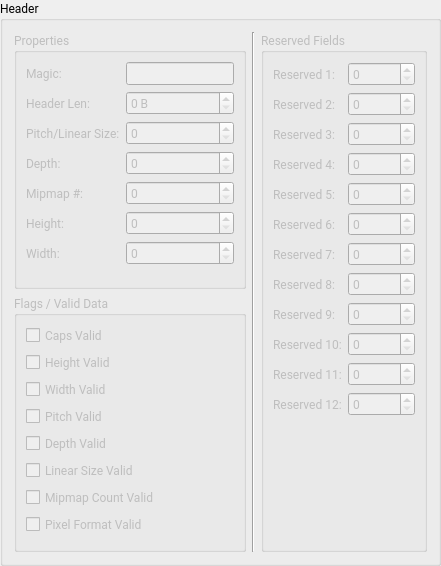
        <widget class="QGroupBox" name="groupBox">
         <property name="font">
          <font>
           <family>Roboto</family>
           <pointsize>9</pointsize>
          </font>
         </property>
         <property name="title">
          <string>Header</string>
         </property>
         <layout class="QHBoxLayout" name="horizontalLayout_42">
          <item>
           <layout class="QVBoxLayout" name="verticalLayout_12">
            <item>
             <layout class="QHBoxLayout" name="horizontalLayout_38">
              <item>
               <layout class="QVBoxLayout" name="verticalLayout_2">
                <item>
                 <widget class="QGroupBox" name="groupBox_11">
                  <property name="enabled">
                   <bool>false</bool>
                  </property>
                  <property name="title">
                   <string>Properties</string>
                  </property>
                  <layout class="QFormLayout" name="formLayout_2">
                   <item row="0" column="0">
                    <widget class="QLabel" name="label">
                     <property name="font">
                      <font>
                       <family>Roboto</family>
                       <pointsize>9</pointsize>
                      </font>
                     </property>
                     <property name="text">
                      <string>Magic:</string>
                     </property>
                    </widget>
                   </item>
                   <item row="0" column="1">
                    <widget class="QLineEdit" name="lineEdit_Magic">
                     <property name="enabled">
                      <bool>false</bool>
                     </property>
                     <property name="font">
                      <font>
                       <family>Roboto</family>
                       <pointsize>9</pointsize>
                      </font>
                     </property>
                    </widget>
                   </item>
                   <item row="1" column="0">
                    <widget class="QLabel" name="label_2">
                     <property name="font">
                      <font>
                       <family>Roboto</family>
                       <pointsize>9</pointsize>
                      </font>
                     </property>
                     <property name="text">
                      <string>Header Len:</string>
                     </property>
                    </widget>
                   </item>
                   <item row="1" column="1">
                    <widget class="QSpinBox" name="spinBox_Size">
                     <property name="enabled">
                      <bool>false</bool>
                     </property>
                     <property name="font">
                      <font>
                       <family>Roboto</family>
                       <pointsize>9</pointsize>
                      </font>
                     </property>
                     <property name="suffix">
                      <string> B</string>
                     </property>
                     <property name="maximum">
                      <number>1000000000</number>
                     </property>
                    </widget>
                   </item>
                   <item row="2" column="0">
                    <widget class="QLabel" name="label_6">
                     <property name="font">
                      <font>
                       <family>Roboto</family>
                       <pointsize>9</pointsize>
                      </font>
                     </property>
                     <property name="text">
                      <string>Pitch/Linear Size:</string>
                     </property>
                    </widget>
                   </item>
                   <item row="3" column="0">
                    <widget class="QLabel" name="label_7">
                     <property name="font">
                      <font>
                       <family>Roboto</family>
                       <pointsize>9</pointsize>
                      </font>
                     </property>
                     <property name="text">
                      <string>Depth:</string>
                     </property>
                    </widget>
                   </item>
                   <item row="3" column="1">
                    <widget class="QSpinBox" name="spinBox_Depth">
                     <property name="enabled">
                      <bool>false</bool>
                     </property>
                     <property name="font">
                      <font>
                       <family>Roboto</family>
                       <pointsize>9</pointsize>
                      </font>
                     </property>
                     <property name="maximum">
                      <number>1000000000</number>
                     </property>
                    </widget>
                   </item>
                   <item row="4" column="0">
                    <widget class="QLabel" name="label_19">
                     <property name="font">
                      <font>
                       <family>Roboto</family>
                       <pointsize>9</pointsize>
                      </font>
                     </property>
                     <property name="text">
                      <string>Mipmap #:</string>
                     </property>
                    </widget>
                   </item>
                   <item row="4" column="1">
                    <widget class="QSpinBox" name="spinBox_MipmapCount">
                     <property name="enabled">
                      <bool>false</bool>
                     </property>
                     <property name="font">
                      <font>
                       <family>Roboto</family>
                       <pointsize>9</pointsize>
                      </font>
                     </property>
                     <property name="maximum">
                      <number>1000000000</number>
                     </property>
                    </widget>
                   </item>
                   <item row="5" column="0">
                    <widget class="QLabel" name="label_5">
                     <property name="font">
                      <font>
                       <family>Roboto</family>
                       <pointsize>9</pointsize>
                      </font>
                     </property>
                     <property name="text">
                      <string>Height:</string>
                     </property>
                    </widget>
                   </item>
                   <item row="5" column="1">
                    <widget class="QSpinBox" name="spinBox_Height">
                     <property name="enabled">
                      <bool>false</bool>
                     </property>
                     <property name="font">
                      <font>
                       <family>Roboto</family>
                       <pointsize>9</pointsize>
                      </font>
                     </property>
                     <property name="maximum">
                      <number>1000000000</number>
                     </property>
                    </widget>
                   </item>
                   <item row="6" column="0">
                    <widget class="QLabel" name="label_4">
                     <property name="font">
                      <font>
                       <family>Roboto</family>
                       <pointsize>9</pointsize>
                      </font>
                     </property>
                     <property name="text">
                      <string>Width:</string>
                     </property>
                    </widget>
                   </item>
                   <item row="6" column="1">
                    <widget class="QSpinBox" name="spinBox_Width">
                     <property name="enabled">
                      <bool>false</bool>
                     </property>
                     <property name="font">
                      <font>
                       <family>Roboto</family>
                       <pointsize>9</pointsize>
                      </font>
                     </property>
                     <property name="maximum">
                      <number>1000000000</number>
                     </property>
                    </widget>
                   </item>
                   <item row="2" column="1">
                    <widget class="QSpinBox" name="spinBox_PLSize">
                     <property name="enabled">
                      <bool>false</bool>
                     </property>
                     <property name="font">
                      <font>
                       <family>Roboto</family>
                       <pointsize>9</pointsize>
                      </font>
                     </property>
                     <property name="maximum">
                      <number>1000000000</number>
                     </property>
                    </widget>
                   </item>
                  </layout>
                 </widget>
                </item>
                <item>
                 <widget class="QGroupBox" name="groupBox_6">
                  <property name="enabled">
                   <bool>false</bool>
                  </property>
                  <property name="title">
                   <string>Flags / Valid Data</string>
                  </property>
                  <layout class="QVBoxLayout" name="verticalLayout_13">
                   <item>
                    <widget class="QCheckBox" name="checkBox_CapsValid">
                     <property name="sizePolicy">
                      <sizepolicy hsizetype="Ignored" vsizetype="Fixed">
                       <horstretch>0</horstretch>
                       <verstretch>0</verstretch>
                      </sizepolicy>
                     </property>
                     <property name="text">
                      <string>Caps Valid</string>
                     </property>
                    </widget>
                   </item>
                   <item>
                    <widget class="QCheckBox" name="checkBox_HeightValid">
                     <property name="sizePolicy">
                      <sizepolicy hsizetype="Ignored" vsizetype="Fixed">
                       <horstretch>0</horstretch>
                       <verstretch>0</verstretch>
                      </sizepolicy>
                     </property>
                     <property name="text">
                      <string>Height Valid</string>
                     </property>
                    </widget>
                   </item>
                   <item>
                    <widget class="QCheckBox" name="checkBox_WidthValid">
                     <property name="sizePolicy">
                      <sizepolicy hsizetype="Ignored" vsizetype="Fixed">
                       <horstretch>0</horstretch>
                       <verstretch>0</verstretch>
                      </sizepolicy>
                     </property>
                     <property name="text">
                      <string>Width Valid</string>
                     </property>
                    </widget>
                   </item>
                   <item>
                    <widget class="QCheckBox" name="checkBox_PitchValid">
                     <property name="sizePolicy">
                      <sizepolicy hsizetype="Ignored" vsizetype="Fixed">
                       <horstretch>0</horstretch>
                       <verstretch>0</verstretch>
                      </sizepolicy>
                     </property>
                     <property name="text">
                      <string>Pitch Valid</string>
                     </property>
                    </widget>
                   </item>
                   <item>
                    <widget class="QCheckBox" name="checkBox_DepthValid">
                     <property name="sizePolicy">
                      <sizepolicy hsizetype="Ignored" vsizetype="Fixed">
                       <horstretch>0</horstretch>
                       <verstretch>0</verstretch>
                      </sizepolicy>
                     </property>
                     <property name="text">
                      <string>Depth Valid</string>
                     </property>
                    </widget>
                   </item>
                   <item>
                    <widget class="QCheckBox" name="checkBox_LinearSizeValid">
                     <property name="sizePolicy">
                      <sizepolicy hsizetype="Ignored" vsizetype="Fixed">
                       <horstretch>0</horstretch>
                       <verstretch>0</verstretch>
                      </sizepolicy>
                     </property>
                     <property name="text">
                      <string>Linear Size Valid</string>
                     </property>
                    </widget>
                   </item>
                   <item>
                    <widget class="QCheckBox" name="checkBox_MipmapCountValid">
                     <property name="sizePolicy">
                      <sizepolicy hsizetype="Ignored" vsizetype="Fixed">
                       <horstretch>0</horstretch>
                       <verstretch>0</verstretch>
                      </sizepolicy>
                     </property>
                     <property name="text">
                      <string>Mipmap Count Valid</string>
                     </property>
                    </widget>
                   </item>
                   <item>
                    <widget class="QCheckBox" name="checkBox_PFValid">
                     <property name="sizePolicy">
                      <sizepolicy hsizetype="Ignored" vsizetype="Fixed">
                       <horstretch>0</horstretch>
                       <verstretch>0</verstretch>
                      </sizepolicy>
                     </property>
                     <property name="text">
                      <string>Pixel Format Valid</string>
                     </property>
                    </widget>
                   </item>
                  </layout>
                 </widget>
                </item>
               </layout>
              </item>
              <item>
               <widget class="Line" name="line">
                <property name="font">
                 <font>
                  <family>Roboto</family>
                  <pointsize>9</pointsize>
                 </font>
                </property>
                <property name="orientation">
                 <enum>Qt::Orientation::Vertical</enum>
                </property>
               </widget>
              </item>
              <item>
               <layout class="QVBoxLayout" name="verticalLayout_5">
                <item>
                 <widget class="QGroupBox" name="groupBox_10">
                  <property name="enabled">
                   <bool>false</bool>
                  </property>
                  <property name="title">
                   <string>Reserved Fields</string>
                  </property>
                  <layout class="QFormLayout" name="formLayout">
                   <item row="0" column="0">
                    <widget class="QLabel" name="label_8">
                     <property name="font">
                      <font>
                       <family>Roboto</family>
                       <pointsize>9</pointsize>
                      </font>
                     </property>
                     <property name="text">
                      <string>Reserved 1:</string>
                     </property>
                    </widget>
                   </item>
                   <item row="0" column="1">
                    <widget class="QSpinBox" name="spinBox_Res1">
                     <property name="enabled">
                      <bool>false</bool>
                     </property>
                     <property name="font">
                      <font>
                       <family>Roboto</family>
                       <pointsize>9</pointsize>
                      </font>
                     </property>
                     <property name="maximum">
                      <number>1000000000</number>
                     </property>
                    </widget>
                   </item>
                   <item row="1" column="0">
                    <widget class="QLabel" name="label_12">
                     <property name="font">
                      <font>
                       <family>Roboto</family>
                       <pointsize>9</pointsize>
                      </font>
                     </property>
                     <property name="text">
                      <string>Reserved 2:</string>
                     </property>
                    </widget>
                   </item>
                   <item row="1" column="1">
                    <widget class="QSpinBox" name="spinBox_Res2">
                     <property name="enabled">
                      <bool>false</bool>
                     </property>
                     <property name="font">
                      <font>
                       <family>Roboto</family>
                       <pointsize>9</pointsize>
                      </font>
                     </property>
                     <property name="maximum">
                      <number>1000000000</number>
                     </property>
                    </widget>
                   </item>
                   <item row="2" column="0">
                    <widget class="QLabel" name="label_9">
                     <property name="font">
                      <font>
                       <family>Roboto</family>
                       <pointsize>9</pointsize>
                      </font>
                     </property>
                     <property name="text">
                      <string>Reserved 3:</string>
                     </property>
                    </widget>
                   </item>
                   <item row="2" column="1">
                    <widget class="QSpinBox" name="spinBox_Res3">
                     <property name="enabled">
                      <bool>false</bool>
                     </property>
                     <property name="font">
                      <font>
                       <family>Roboto</family>
                       <pointsize>9</pointsize>
                      </font>
                     </property>
                     <property name="maximum">
                      <number>1000000000</number>
                     </property>
                    </widget>
                   </item>
                   <item row="3" column="0">
                    <widget class="QLabel" name="label_10">
                     <property name="font">
                      <font>
                       <family>Roboto</family>
                       <pointsize>9</pointsize>
                      </font>
                     </property>
                     <property name="text">
                      <string>Reserved 4:</string>
                     </property>
                    </widget>
                   </item>
                   <item row="3" column="1">
                    <widget class="QSpinBox" name="spinBox_Res4">
                     <property name="enabled">
                      <bool>false</bool>
                     </property>
                     <property name="font">
                      <font>
                       <family>Roboto</family>
                       <pointsize>9</pointsize>
                      </font>
                     </property>
                     <property name="maximum">
                      <number>1000000000</number>
                     </property>
                    </widget>
                   </item>
                   <item row="4" column="0">
                    <widget class="QLabel" name="label_11">
                     <property name="font">
                      <font>
                       <family>Roboto</family>
                       <pointsize>9</pointsize>
                      </font>
                     </property>
                     <property name="text">
                      <string>Reserved 5:</string>
                     </property>
                    </widget>
                   </item>
                   <item row="4" column="1">
                    <widget class="QSpinBox" name="spinBox_Res5">
                     <property name="enabled">
                      <bool>false</bool>
                     </property>
                     <property name="font">
                      <font>
                       <family>Roboto</family>
                       <pointsize>9</pointsize>
                      </font>
                     </property>
                     <property name="maximum">
                      <number>1000000000</number>
                     </property>
                    </widget>
                   </item>
                   <item row="5" column="0">
                    <widget class="QLabel" name="label_18">
                     <property name="font">
                      <font>
                       <family>Roboto</family>
                       <pointsize>9</pointsize>
                      </font>
                     </property>
                     <property name="text">
                      <string>Reserved 6:</string>
                     </property>
                    </widget>
                   </item>
                   <item row="5" column="1">
                    <widget class="QSpinBox" name="spinBox_Res6">
                     <property name="enabled">
                      <bool>false</bool>
                     </property>
                     <property name="font">
                      <font>
                       <family>Roboto</family>
                       <pointsize>9</pointsize>
                      </font>
                     </property>
                     <property name="maximum">
                      <number>1000000000</number>
                     </property>
                    </widget>
                   </item>
                   <item row="6" column="0">
                    <widget class="QLabel" name="label_17">
                     <property name="font">
                      <font>
                       <family>Roboto</family>
                       <pointsize>9</pointsize>
                      </font>
                     </property>
                     <property name="text">
                      <string>Reserved 7:</string>
                     </property>
                    </widget>
                   </item>
                   <item row="6" column="1">
                    <widget class="QSpinBox" name="spinBox_Res7">
                     <property name="enabled">
                      <bool>false</bool>
                     </property>
                     <property name="font">
                      <font>
                       <family>Roboto</family>
                       <pointsize>9</pointsize>
                      </font>
                     </property>
                     <property name="maximum">
                      <number>1000000000</number>
                     </property>
                    </widget>
                   </item>
                   <item row="7" column="0">
                    <widget class="QLabel" name="label_13">
                     <property name="font">
                      <font>
                       <family>Roboto</family>
                       <pointsize>9</pointsize>
                      </font>
                     </property>
                     <property name="text">
                      <string>Reserved 8:</string>
                     </property>
                    </widget>
                   </item>
                   <item row="7" column="1">
                    <widget class="QSpinBox" name="spinBox_Res8">
                     <property name="enabled">
                      <bool>false</bool>
                     </property>
                     <property name="font">
                      <font>
                       <family>Roboto</family>
                       <pointsize>9</pointsize>
                      </font>
                     </property>
                     <property name="maximum">
                      <number>1000000000</number>
                     </property>
                    </widget>
                   </item>
                   <item row="8" column="0">
                    <widget class="QLabel" name="label_14">
                     <property name="font">
                      <font>
                       <family>Roboto</family>
                       <pointsize>9</pointsize>
                      </font>
                     </property>
                     <property name="text">
                      <string>Reserved 9:</string>
                     </property>
                    </widget>
                   </item>
                   <item row="8" column="1">
                    <widget class="QSpinBox" name="spinBox_Res9">
                     <property name="enabled">
                      <bool>false</bool>
                     </property>
                     <property name="font">
                      <font>
                       <family>Roboto</family>
                       <pointsize>9</pointsize>
                      </font>
                     </property>
                     <property name="maximum">
                      <number>1000000000</number>
                     </property>
                    </widget>
                   </item>
                   <item row="9" column="0">
                    <widget class="QLabel" name="label_15">
                     <property name="font">
                      <font>
                       <family>Roboto</family>
                       <pointsize>9</pointsize>
                      </font>
                     </property>
                     <property name="text">
                      <string>Reserved 10:</string>
                     </property>
                    </widget>
                   </item>
                   <item row="9" column="1">
                    <widget class="QSpinBox" name="spinBox_Res10">
                     <property name="enabled">
                      <bool>false</bool>
                     </property>
                     <property name="font">
                      <font>
                       <family>Roboto</family>
                       <pointsize>9</pointsize>
                      </font>
                     </property>
                     <property name="maximum">
                      <number>1000000000</number>
                     </property>
                    </widget>
                   </item>
                   <item row="10" column="0">
                    <widget class="QLabel" name="label_16">
                     <property name="font">
                      <font>
                       <family>Roboto</family>
                       <pointsize>9</pointsize>
                      </font>
                     </property>
                     <property name="text">
                      <string>Reserved 11:</string>
                     </property>
                    </widget>
                   </item>
                   <item row="10" column="1">
                    <widget class="QSpinBox" name="spinBox_Res11">
                     <property name="enabled">
                      <bool>false</bool>
                     </property>
                     <property name="font">
                      <font>
                       <family>Roboto</family>
                       <pointsize>9</pointsize>
                      </font>
                     </property>
                     <property name="maximum">
                      <number>1000000000</number>
                     </property>
                    </widget>
                   </item>
                   <item row="11" column="0">
                    <widget class="QLabel" name="label_37">
                     <property name="font">
                      <font>
                       <family>Roboto</family>
                       <pointsize>9</pointsize>
                      </font>
                     </property>
                     <property name="text">
                      <string>Reserved 12:</string>
                     </property>
                    </widget>
                   </item>
                   <item row="11" column="1">
                    <widget class="QSpinBox" name="spinBox_Res12">
                     <property name="enabled">
                      <bool>false</bool>
                     </property>
                     <property name="font">
                      <font>
                       <family>Roboto</family>
                       <pointsize>9</pointsize>
                      </font>
                     </property>
                     <property name="maximum">
                      <number>1000000000</number>
                     </property>
                    </widget>
                   </item>
                   <item row="12" column="0" colspan="2">
                    <spacer name="verticalSpacer">
                     <property name="orientation">
                      <enum>Qt::Orientation::Vertical</enum>
                     </property>
                     <property name="sizeType">
                      <enum>QSizePolicy::Policy::Ignored</enum>
                     </property>
                     <property name="sizeHint" stdset="0">
                      <size>
                       <width>17</width>
                       <height>118</height>
                      </size>
                     </property>
                    </spacer>
                   </item>
                  </layout>
                 </widget>
                </item>
               </layout>
              </item>
             </layout>
            </item>
           </layout>
          </item>
         </layout>
        </widget>
